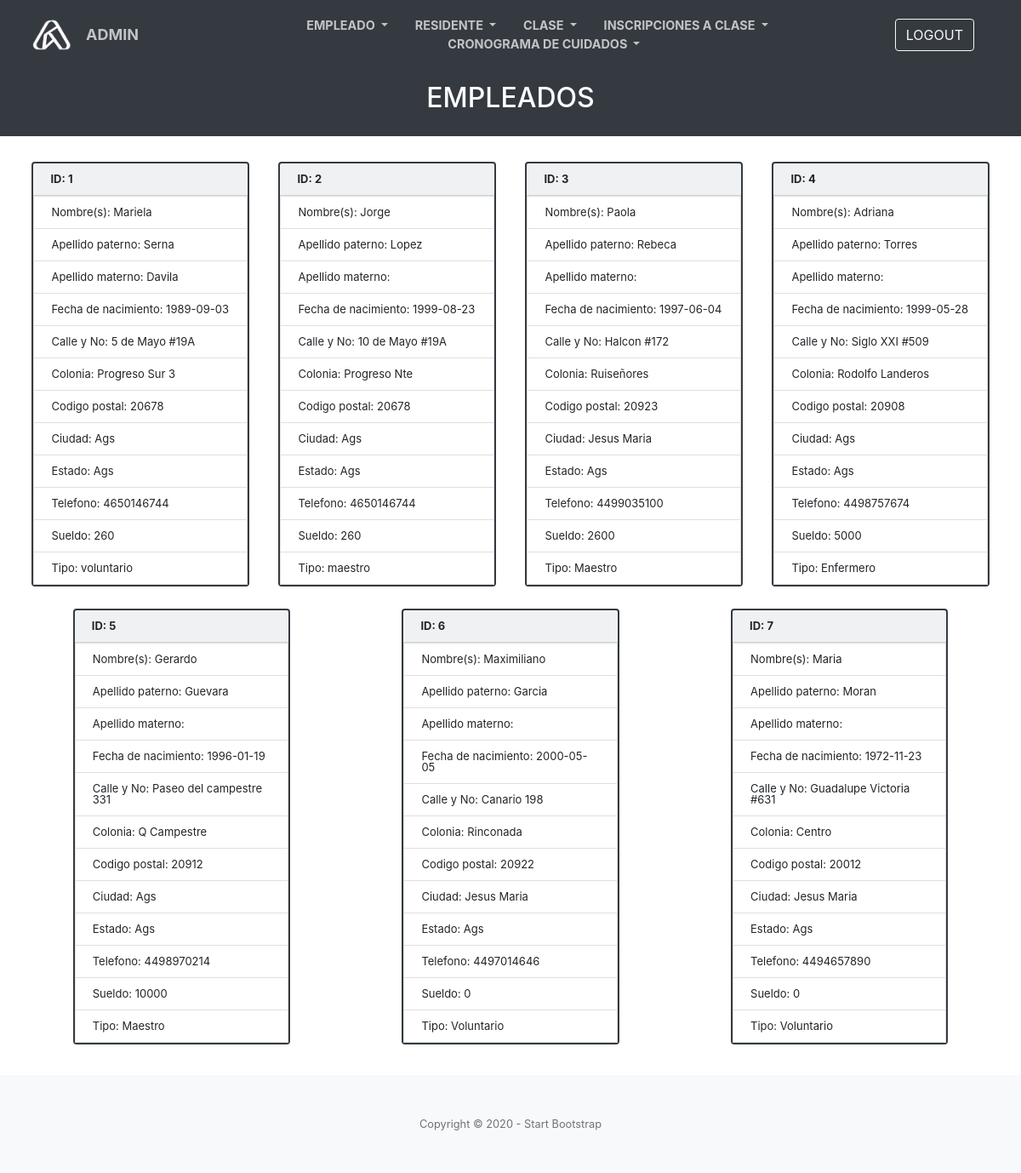
The app's page /ver_empleados.php with its own data.
### tables this page shows
create table Empleado(
ID smallint not null auto_increment,
Nombre char(30) not null,
Apellido_P char(20) not null,
Apellido_M char(20),
Fecha_Nac date not null,
CalleNo char(35) not null,
Colonia char(20) not null,
CP numeric(5) not null,
Ciudad char(20),
Estado char(20) not null,
Telefono numeric(10),
Sueldo double not null,
Tipo char(20) not null,
primary key (ID)
);

### public_html/ver_empleados.php (the view, shortened to what this page needs)
<?php
include('db.php');
?>
<!DOCTYPE html>
<html lang="en">
<head>
    <link rel="stylesheet" href="css/style.css">
    <link href="css/styles.css" rel="stylesheet" />
</head>
<body>
   <nav class="navbar navbar-expand-lg navbar-light fixed-top py-3 ml-0 " id="mainNav">
        <div class="container ml-1">
            <a class="navbar-brand js-scroll-trigger" href="index.php"><img src="img/logo5.png" class="logo" id="logo" alt=""></a>
            <a class="navbar-brand js-scroll-trigger mr-5" href="inicio_admin.php" style="font-size: 18px;">ADMIN</a>
            <div class="collapse navbar-collapse ml-5" id="navbarResponsive">
                <ul class="navbar-nav nav justify-content-center mr-5">
                    <li class="nav-item dropdown show">
                        <a class="nav-link js-scroll-trigger dropdown-toggle" href="#" role="button" id="dropdownMenuLink" data-toggle="dropdown" aria-haspopup="true" aria-expanded="false">
                            EMPLEADO
                        </a>
                    </li>
                    <li class="nav-item dropdown show">
                        <a class="nav-link js-scroll-trigger dropdown-toggle" href="#" role="button" id="dropdownMenuLink" data-toggle="dropdown" aria-haspopup="true" aria-expanded="false">
                            RESIDENTE
                        </a>
                    </li>
                    <li class="nav-item dropdown show">
                        <a class="nav-link js-scroll-trigger dropdown-toggle" href="#" role="button" id="dropdownMenuLink" data-toggle="dropdown" aria-haspopup="true" aria-expanded="false">
                            CLASE
                        </a>
                    </li>
                    <li class="nav-item dropdown show">
                        <a class="nav-link js-scroll-trigger dropdown-toggle" href="#" role="button" id="dropdownMenuLink" data-toggle="dropdown" aria-haspopup="true" aria-expanded="false">
                            INSCRIPCIONES A CLASE
                        </a>
                    </li>
                    <li class="nav-item dropdown show">
                        <a class="nav-link js-scroll-trigger dropdown-toggle" href="#" role="button" id="dropdownMenuLink" data-toggle="dropdown" aria-haspopup="true" aria-expanded="false">
                            CRONOGRAMA DE CUIDADOS
                        </a>
                    </li>
                </ul>
            </div>
            <a class="btn btn-outline-light" href="logout.php"><span class="glyphicon glyphicon-log-in"></span> LOGOUT</a>
        </div>
    </nav>
    <section class="bg-dark text-white h-20 " style="height:20%;">
        <div class="container text-center pt-5">
            <h2 class="mb-2 pt-5">EMPLEADOS</h2>
        </div>
    </section>
    <section class="characteristics" style="line-height: 1;">
        <section class="characteristics__container">
            <?php
            $result = mysqli_query($con, "SELECT * FROM `empleado`");
            while ($row = mysqli_fetch_assoc($result)) {
            ?>
                <article class="characteristics__item; card bg-light mb-3 border-dark">
                    <ul class="list-group list-group-flush">
                        <form method='post' action=''>
                            <div class="card-header font-weight-bold">
                                ID: <?php echo $row['ID']; ?>
                            </div>
                            <li class="list-group-item">
                                Nombre(s): <?php echo $row['Nombre']; ?>
                            </li>
                            <li class="list-group-item">
                                <div>Apellido paterno: <?php echo $row['Apellido_P']; ?></div>
                            </li>
                            <li class="list-group-item">
                                <div>Apellido materno: <?php echo $row['Apellido_M']; ?></div>
                            </li>
                            <li class="list-group-item">
                                <div>Fecha de nacimiento: <?php echo $row['Fecha_Nac']; ?></div>
                            </li>
                            <li class="list-group-item">
                                <div>Calle y No: <?php echo $row['CalleNo']; ?></div>
                            </li>
                            <li class="list-group-item">
                                <div>Colonia: <?php echo $row['Colonia']; ?></div>
                            </li>
                            <li class="list-group-item">
                                <div>Codigo postal: <?php echo $row['CP']; ?></div>
                            </li>
                            <li class="list-group-item">
                                <div>Ciudad: <?php echo $row['Ciudad']; ?></div>
                            </li>
                            <li class="list-group-item">
                                <div>Estado: <?php echo $row['Estado']; ?></div>
                            </li>
                            <li class="list-group-item">
                                <div>Telefono: <?php echo $row['Telefono']; ?></div>
                            </li>
                            <li class="list-group-item">
                                <div>Sueldo: <?php echo $row['Sueldo']; ?></div>
                            </li>
                            <li class="list-group-item">
                                <div>Tipo: <?php echo $row['Tipo']; ?></div>
                            </li>
                        </form>
                    </ul>
                </article>
            <?php }
            ?>
        </section>
    </section>
    <footer class="bg-light py-5">
        <div class="container">
            <div class="small text-center text-muted">Copyright © 2020 - Start Bootstrap</div>
        </div>
    </footer>
</body>
</html>

### public_html/css/style.css (style rules this page uses)
.characteristics { padding: 20px 20px; text-align: left; font-size: 13px; line-height: 1; }
.characteristics .characteristics__container { display: flex; flex-wrap: wrap; justify-content: space-around; }
.characteristics .card { flex: 0 0 22%; margin: 10px; border: 2px solid; padding: 0; text-decoration: 1; }
.list-group-item { inline-size: 2; }
body { line-height: 1; }
#logo { width: 50px; }

### records on screen
empleado: ID "1", Nombre "Mariela", Apellido_P "Serna", Apellido_M "Davila", Fecha_Nac "1989-09-03", CalleNo "5 de Mayo #19A", Colonia "Progreso Sur 3", CP "20678", Ciudad "Ags", Estado "Ags", Telefono "4650146744", Sueldo "260", Tipo "voluntario"
empleado: ID "2", Nombre "Jorge", Apellido_P "Lopez", Fecha_Nac "1999-08-23", CalleNo "10 de Mayo #19A", Colonia "Progreso Nte", CP "20678", Ciudad "Ags", Estado "Ags", Telefono "4650146744", Sueldo "260", Tipo "maestro"
empleado: ID "3", Nombre "Paola", Apellido_P "Rebeca", Fecha_Nac "1997-06-04", CalleNo "Halcon #172", Colonia "Ruiseñores", CP "20923", Ciudad "Jesus Maria", Estado "Ags", Telefono "4499035100", Sueldo "2600", Tipo "Maestro"
empleado: ID "4", Nombre "Adriana", Apellido_P "Torres", Fecha_Nac "1999-05-28", CalleNo "Siglo XXI #509", Colonia "Rodolfo Landeros", CP "20908", Ciudad "Ags", Estado "Ags", Telefono "4498757674", Sueldo "5000", Tipo "Enfermero"
empleado: ID "5", Nombre "Gerardo", Apellido_P "Guevara", Fecha_Nac "1996-01-19", CalleNo "Paseo del campestre 331", Colonia "Q Campestre", CP "20912", Ciudad "Ags", Estado "Ags", Telefono "4498970214", Sueldo "10000", Tipo "Maestro"
empleado: ID "6", Nombre "Maximiliano", Apellido_P "Garcia", Fecha_Nac "2000-05-05", CalleNo "Canario 198", Colonia "Rinconada", CP "20922", Ciudad "Jesus Maria", Estado "Ags", Telefono "4497014646", Sueldo "0", Tipo "Voluntario"
empleado: ID "7", Nombre "Maria", Apellido_P "Moran", Fecha_Nac "1972-11-23", CalleNo "Guadalupe Victoria #631", Colonia "Centro", CP "20012", Ciudad "Jesus Maria", Estado "Ags", Telefono "4494657890", Sueldo "0", Tipo "Voluntario"
